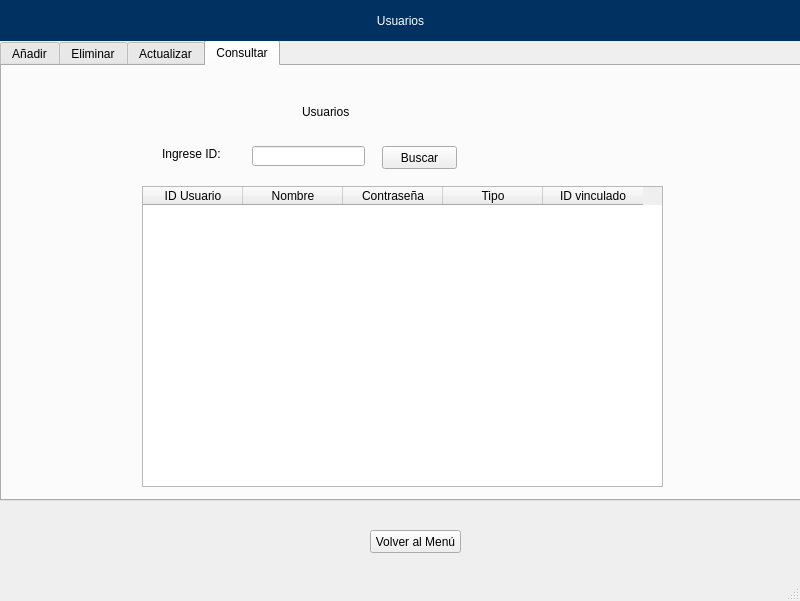
<?xml version="1.0" encoding="UTF-8"?>
<ui version="4.0">
 <class>MainWindow</class>
 <widget class="QMainWindow" name="MainWindow">
  <property name="geometry">
   <rect>
    <x>0</x>
    <y>0</y>
    <width>800</width>
    <height>601</height>
   </rect>
  </property>
  <property name="windowTitle">
   <string>MainWindow</string>
  </property>
  <property name="styleSheet">
   <string notr="true">selection-background-color: rgb(0, 170, 127);</string>
  </property>
  <widget class="QWidget" name="centralwidget">
   <widget class="QTabWidget" name="tabWidget">
    <property name="geometry">
     <rect>
      <x>0</x>
      <y>40</y>
      <width>811</width>
      <height>461</height>
     </rect>
    </property>
    <property name="minimumSize">
     <size>
      <width>771</width>
      <height>0</height>
     </size>
    </property>
    <property name="currentIndex">
     <number>3</number>
    </property>
    <widget class="QWidget" name="tabWidgetPage1">
     <attribute name="title">
      <string>Añadir</string>
     </attribute>
     <widget class="QLabel" name="label_2">
      <property name="geometry">
       <rect>
        <x>220</x>
        <y>10</y>
        <width>531</width>
        <height>61</height>
       </rect>
      </property>
      <property name="styleSheet">
       <string notr="true">font: 75 36pt &quot;Comic Sans&quot;;</string>
      </property>
      <property name="text">
       <string>Agregar Usuario</string>
      </property>
     </widget>
     <widget class="QPushButton" name="btnAgregaU">
      <property name="geometry">
       <rect>
        <x>370</x>
        <y>340</y>
        <width>75</width>
        <height>23</height>
       </rect>
      </property>
      <property name="text">
       <string>Añadir</string>
      </property>
     </widget>
     <widget class="QWidget" name="layoutWidget">
      <property name="geometry">
       <rect>
        <x>290</x>
        <y>100</y>
        <width>261</width>
        <height>171</height>
       </rect>
      </property>
      <layout class="QGridLayout" name="gridLayout">
       <item row="4" column="1">
        <widget class="QComboBox" name="cbxTipo">
         <item>
          <property name="text">
           <string>veterinario</string>
          </property>
         </item>
         <item>
          <property name="text">
           <string>recepcionista</string>
          </property>
         </item>
         <item>
          <property name="text">
           <string>administrador</string>
          </property>
         </item>
        </widget>
       </item>
       <item row="0" column="1">
        <widget class="QLineEdit" name="txtNombre"/>
       </item>
       <item row="0" column="0">
        <widget class="QLabel" name="label_3">
         <property name="text">
          <string>Nombre:</string>
         </property>
        </widget>
       </item>
       <item row="4" column="0">
        <widget class="QLabel" name="label_4">
         <property name="text">
          <string>Tipo:</string>
         </property>
        </widget>
       </item>
       <item row="3" column="0">
        <widget class="QLabel" name="label_5">
         <property name="text">
          <string>Contraseña</string>
         </property>
        </widget>
       </item>
       <item row="3" column="1">
        <widget class="QLineEdit" name="txtContrasenia">
         <property name="inputMethodHints">
          <set>Qt::ImhHiddenText|Qt::ImhNoAutoUppercase|Qt::ImhNoPredictiveText|Qt::ImhSensitiveData</set>
         </property>
         <property name="text">
          <string/>
         </property>
         <property name="echoMode">
          <enum>QLineEdit::Password</enum>
         </property>
        </widget>
       </item>
       <item row="5" column="0">
        <widget class="QLabel" name="label_7">
         <property name="text">
          <string>ID vinculo:</string>
         </property>
        </widget>
       </item>
       <item row="5" column="1">
        <widget class="QLineEdit" name="txtIDVinculado"/>
       </item>
      </layout>
     </widget>
    </widget>
    <widget class="QWidget" name="tabWidgetPage2">
     <attribute name="title">
      <string>Eliminar</string>
     </attribute>
     <widget class="QSplitter" name="splitter">
      <property name="geometry">
       <rect>
        <x>280</x>
        <y>140</y>
        <width>156</width>
        <height>35</height>
       </rect>
      </property>
      <property name="orientation">
       <enum>Qt::Vertical</enum>
      </property>
     </widget>
     <widget class="QPushButton" name="btnElimina">
      <property name="geometry">
       <rect>
        <x>470</x>
        <y>410</y>
        <width>75</width>
        <height>23</height>
       </rect>
      </property>
      <property name="text">
       <string>Eliminar</string>
      </property>
     </widget>
     <widget class="QLabel" name="label_9">
      <property name="geometry">
       <rect>
        <x>210</x>
        <y>10</y>
        <width>531</width>
        <height>71</height>
       </rect>
      </property>
      <property name="styleSheet">
       <string notr="true">font: 75 36pt &quot;Comic Sans&quot;;</string>
      </property>
      <property name="text">
       <string>Eliminar Usuario</string>
      </property>
     </widget>
     <widget class="QTableWidget" name="tblElim">
      <property name="geometry">
       <rect>
        <x>100</x>
        <y>90</y>
        <width>571</width>
        <height>301</height>
       </rect>
      </property>
      <property name="editTriggers">
       <set>QAbstractItemView::NoEditTriggers</set>
      </property>
      <column>
       <property name="text">
        <string>ID Usuario</string>
       </property>
      </column>
      <column>
       <property name="text">
        <string>Nombre</string>
       </property>
      </column>
      <column>
       <property name="text">
        <string>Contraseña</string>
       </property>
      </column>
      <column>
       <property name="text">
        <string>Tipo</string>
       </property>
      </column>
      <column>
       <property name="text">
        <string>ID Vinculado</string>
       </property>
      </column>
     </widget>
     <widget class="QLabel" name="label_17">
      <property name="geometry">
       <rect>
        <x>210</x>
        <y>410</y>
        <width>111</width>
        <height>20</height>
       </rect>
      </property>
      <property name="text">
       <string>Ingrese ID a eliminar:</string>
      </property>
     </widget>
     <widget class="QLineEdit" name="txtElimina">
      <property name="geometry">
       <rect>
        <x>330</x>
        <y>410</y>
        <width>113</width>
        <height>20</height>
       </rect>
      </property>
     </widget>
    </widget>
    <widget class="QWidget" name="tabWidgetPage3">
     <attribute name="title">
      <string>Actualizar</string>
     </attribute>
     <widget class="QLabel" name="label_10">
      <property name="geometry">
       <rect>
        <x>270</x>
        <y>70</y>
        <width>191</width>
        <height>16</height>
       </rect>
      </property>
      <property name="text">
       <string>Ingrese ID del usuario a actualizar</string>
      </property>
     </widget>
     <widget class="QLabel" name="label_11">
      <property name="geometry">
       <rect>
        <x>160</x>
        <y>10</y>
        <width>471</width>
        <height>51</height>
       </rect>
      </property>
      <property name="styleSheet">
       <string notr="true">font: 75 36pt &quot;Comic Sans&quot;;</string>
      </property>
      <property name="text">
       <string>Actualizar Usuario</string>
      </property>
     </widget>
     <widget class="QLineEdit" name="txtBuscaID">
      <property name="geometry">
       <rect>
        <x>290</x>
        <y>100</y>
        <width>113</width>
        <height>20</height>
       </rect>
      </property>
     </widget>
     <widget class="QPushButton" name="btnBuscarUp">
      <property name="geometry">
       <rect>
        <x>430</x>
        <y>100</y>
        <width>75</width>
        <height>23</height>
       </rect>
      </property>
      <property name="text">
       <string>Buscar</string>
      </property>
     </widget>
     <widget class="QLabel" name="label_12">
      <property name="geometry">
       <rect>
        <x>260</x>
        <y>100</y>
        <width>21</width>
        <height>21</height>
       </rect>
      </property>
      <property name="text">
       <string>ID</string>
      </property>
     </widget>
     <widget class="QWidget" name="layoutWidget_2">
      <property name="geometry">
       <rect>
        <x>230</x>
        <y>160</y>
        <width>291</width>
        <height>121</height>
       </rect>
      </property>
      <layout class="QGridLayout" name="gridLayout_2">
       <item row="3" column="1">
        <widget class="QLineEdit" name="txtContraseniaUp">
         <property name="echoMode">
          <enum>QLineEdit::Password</enum>
         </property>
        </widget>
       </item>
       <item row="2" column="1">
        <widget class="QLineEdit" name="txtNombreUp"/>
       </item>
       <item row="3" column="0">
        <widget class="QLabel" name="label_8">
         <property name="text">
          <string>Contraseña</string>
         </property>
        </widget>
       </item>
       <item row="5" column="1">
        <widget class="QLineEdit" name="txtIDVincUp"/>
       </item>
       <item row="4" column="0">
        <widget class="QLabel" name="label_15">
         <property name="text">
          <string>Tipo:</string>
         </property>
        </widget>
       </item>
       <item row="5" column="0">
        <widget class="QLabel" name="label_16">
         <property name="text">
          <string>ID vinculo:</string>
         </property>
        </widget>
       </item>
       <item row="2" column="0">
        <widget class="QLabel" name="label_14">
         <property name="text">
          <string>Nombre:</string>
         </property>
        </widget>
       </item>
       <item row="4" column="1">
        <widget class="QComboBox" name="cbxTipoUp">
         <item>
          <property name="text">
           <string>veterinario</string>
          </property>
         </item>
         <item>
          <property name="text">
           <string>recepcionista</string>
          </property>
         </item>
         <item>
          <property name="text">
           <string>administrador</string>
          </property>
         </item>
        </widget>
       </item>
      </layout>
     </widget>
     <widget class="QPushButton" name="btnActualizar">
      <property name="geometry">
       <rect>
        <x>330</x>
        <y>320</y>
        <width>75</width>
        <height>23</height>
       </rect>
      </property>
      <property name="text">
       <string>Actualizar</string>
      </property>
     </widget>
    </widget>
    <widget class="QWidget" name="tabWidgetPage4">
     <attribute name="title">
      <string>Consultar</string>
     </attribute>
     <widget class="QTableWidget" name="tblConsulta">
      <property name="geometry">
       <rect>
        <x>140</x>
        <y>120</y>
        <width>521</width>
        <height>301</height>
       </rect>
      </property>
      <property name="editTriggers">
       <set>QAbstractItemView::NoEditTriggers</set>
      </property>
      <column>
       <property name="text">
        <string>ID Usuario</string>
       </property>
      </column>
      <column>
       <property name="text">
        <string>Nombre</string>
       </property>
      </column>
      <column>
       <property name="text">
        <string>Contraseña</string>
       </property>
      </column>
      <column>
       <property name="text">
        <string>Tipo</string>
       </property>
      </column>
      <column>
       <property name="text">
        <string>ID vinculado</string>
       </property>
      </column>
     </widget>
     <widget class="QLabel" name="label_13">
      <property name="geometry">
       <rect>
        <x>300</x>
        <y>10</y>
        <width>271</width>
        <height>71</height>
       </rect>
      </property>
      <property name="styleSheet">
       <string notr="true">font: 75 36pt &quot;Comic Sans&quot;;</string>
      </property>
      <property name="text">
       <string>Usuarios</string>
      </property>
     </widget>
     <widget class="QLineEdit" name="txtBuscaConsulta">
      <property name="geometry">
       <rect>
        <x>250</x>
        <y>80</y>
        <width>113</width>
        <height>20</height>
       </rect>
      </property>
     </widget>
     <widget class="QLabel" name="label_18">
      <property name="geometry">
       <rect>
        <x>160</x>
        <y>80</y>
        <width>71</width>
        <height>16</height>
       </rect>
      </property>
      <property name="text">
       <string>Ingrese ID:</string>
      </property>
     </widget>
     <widget class="QPushButton" name="btnBuscarConsulta">
      <property name="geometry">
       <rect>
        <x>380</x>
        <y>80</y>
        <width>75</width>
        <height>23</height>
       </rect>
      </property>
      <property name="text">
       <string>Buscar</string>
      </property>
     </widget>
    </widget>
   </widget>
   <widget class="QPushButton" name="btnRegresar">
    <property name="geometry">
     <rect>
      <x>370</x>
      <y>530</y>
      <width>91</width>
      <height>23</height>
     </rect>
    </property>
    <property name="text">
     <string>Volver al Menú</string>
    </property>
   </widget>
   <widget class="QWidget" name="verticalLayoutWidget">
    <property name="geometry">
     <rect>
      <x>0</x>
      <y>0</y>
      <width>801</width>
      <height>41</height>
     </rect>
    </property>
    <layout class="QVBoxLayout" name="verticalLayout">
     <item>
      <widget class="QLabel" name="label">
       <property name="styleSheet">
        <string notr="true">background-color:rgb(0, 49, 97);
font: 75 16pt &quot;Verdana&quot;;
color: white;</string>
       </property>
       <property name="text">
        <string>Usuarios</string>
       </property>
       <property name="alignment">
        <set>Qt::AlignCenter</set>
       </property>
       <property name="wordWrap">
        <bool>false</bool>
       </property>
      </widget>
     </item>
    </layout>
   </widget>
  </widget>
  <widget class="QMenuBar" name="menubar">
   <property name="geometry">
    <rect>
     <x>0</x>
     <y>0</y>
     <width>800</width>
     <height>21</height>
    </rect>
   </property>
  </widget>
  <widget class="QStatusBar" name="statusbar"/>
 </widget>
 <resources/>
 <connections/>
</ui>
